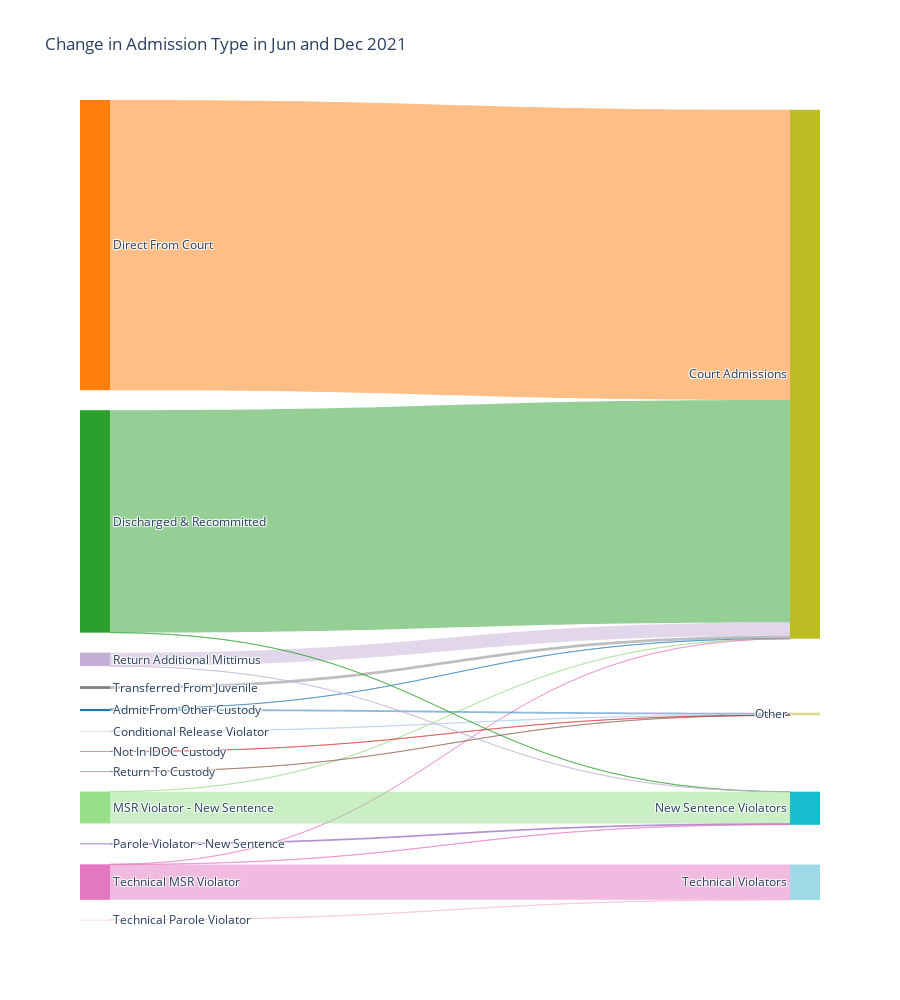

This figure's notebook cell:
### Code cell
fig = go.Figure(data=[go.Sankey(
    node = dict(
        pad = 20,
        thickness = 30,
        line = dict(
            color = 'black',
            width = 0
        ),
        label = node_df['AT'],
        color = node_df['Color']
    ),
    link = dict(
        source = links_df['Source'],
        target = links_df['Target'],
        value = links_df['Count'],
        color = links_df['Link Color']
    )
)])

fig.update_layout(title_text='Change in Admission Type in Jun and Dec 2021',
                  height=1000,
                  font_size=12)
fig.show()

### Figure 1 — Plotly figure (JSON) as saved in the notebook; plotly's stock layout.template omitted (floating-point values rounded to 4 significant figures)
{"data": [{"link": {"color": ["rgba(31, 119, 180, 0.5)", "rgba(255, 127, 14, 0.5)", "rgba(44, 160, 44, 0.5)", "rgba(152, 223, 138, 0.5)", "rgba(197, 176, 213, 0.5)", "rgba(227, 119, 194, 0.5)", "rgba(127, 127, 127, 0.5)", "rgba(31, 119, 180, 0.5)", "rgba(174, 199, 232, 0.5)", "rgba(214, 39, 40, 0.5)", "rgba(140, 86, 75, 0.5)", "rgba(44, 160, 44, 0.5)", "rgba(152, 223, 138, 0.5)", "rgba(148, 103, 189, 0.5)", "rgba(197, 176, 213, 0.5)", "rgba(227, 119, 194, 0.5)", "rgba(227, 119, 194, 0.5)", "rgba(247, 182, 210, 0.5)"], "source": [0, 2, 3, 4, 7, 9, 11, 0, 1, 5, 8, 3, 4, 6, 7, 9, 9, 10], "target": [12, 12, 12, 12, 12, 12, 12, 13, 13, 13, 13, 14, 14, 14, 14, 14, 15, 15], "value": [1, 11844, 9075, 4, 548, 1, 113, 89, 15, 1, 1, 3, 1298, 35, 3, 14, 1435, 7]}, "node": {"color": ["#1f77b4", "#aec7e8", "#ff7f0e", "#2ca02c", "#98df8a", "#d62728", "#9467bd", "#c5b0d5", "#8c564b", "#e377c2", "#f7b6d2", "#7f7f7f", "#bcbd22", "#dbdb8d", "#17becf", "#9edae5"], "label": ["Admit From Other Custody", "Conditional Release Violator", "Direct From Court", "Discharged & Recommitted", "MSR Violator - New Sentence", "Not In IDOC Custody", "Parole Violator - New Sentence", "Return Additional Mittimus", "Return To Custody", "Technical MSR Violator", "Technical Parole Violator", "Transferred From Juvenile", "Court Admissions", "Other", "New Sentence Violators", "Technical Violators"], "line": {"color": "black", "width": 0}, "pad": 20, "thickness": 30}, "type": "sankey"}], "layout": {"font": {"size": 12}, "height": 1000, "title": {"text": "Change in Admission Type in Jun and Dec 2021"}}}
